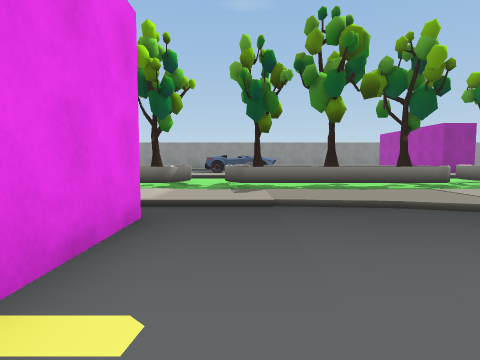
View 1 (above)

24 first-person views from a walk through a scene from a Unity 3-D project. The camera is 1.4 m above the floor, tilts 4° down and sees 80° across. The floor is counted in squares, 2 m on a side. Each view is taken from the middle of a square. On the plan, view 1 faces up. The plan holds only what a view shows up to about 10 squares ahead; the rest is blank. The place goes on beyond the plan. The player is left out. Some surface patterns are stand-ins.

View 2
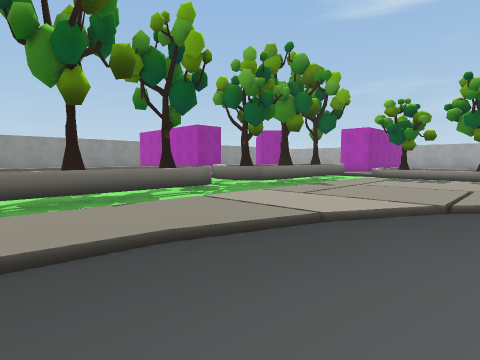

View 3
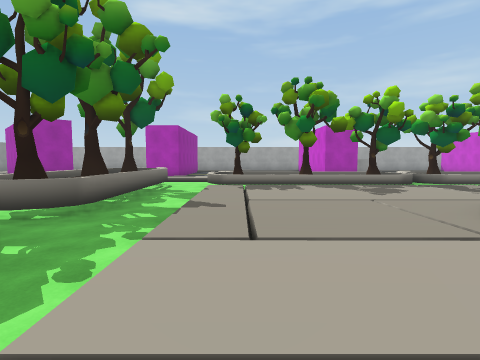

View 4
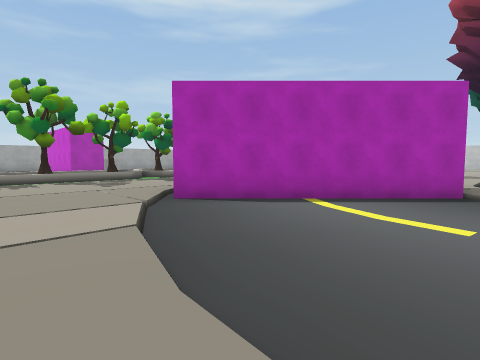

View 5
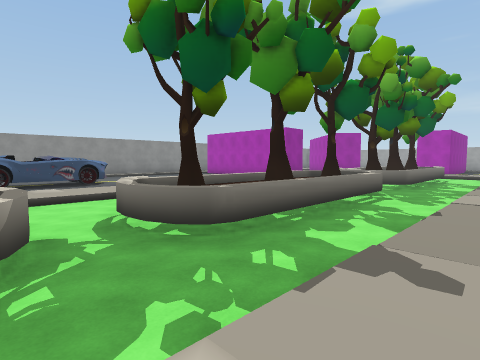

View 6
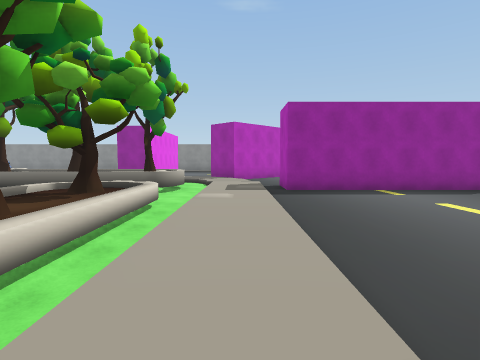

View 7
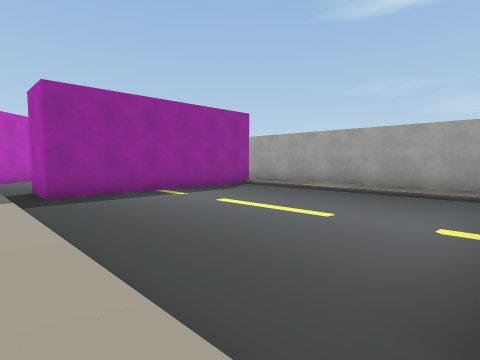

View 8
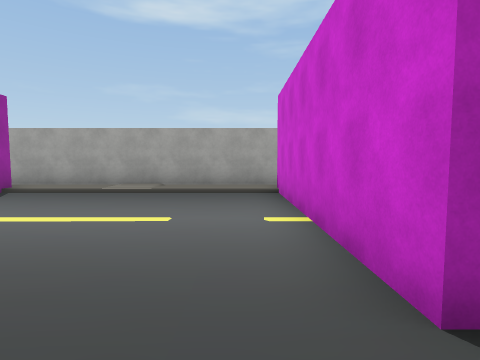

View 9
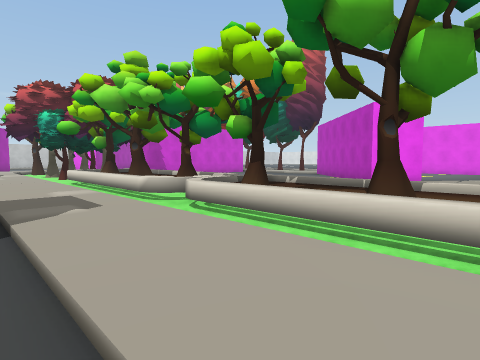

View 10
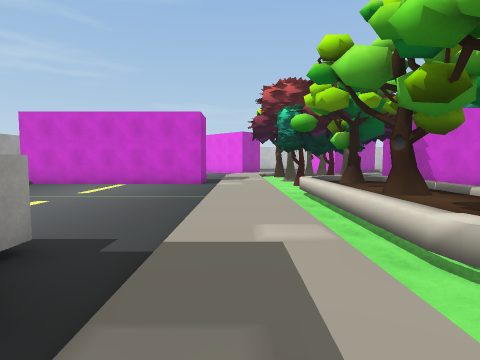

View 11
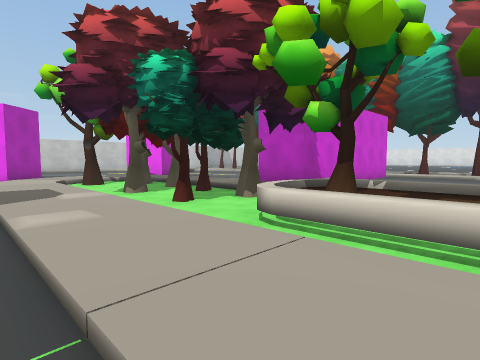

View 12
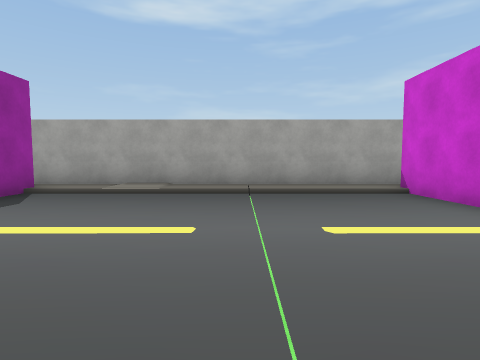

View 13
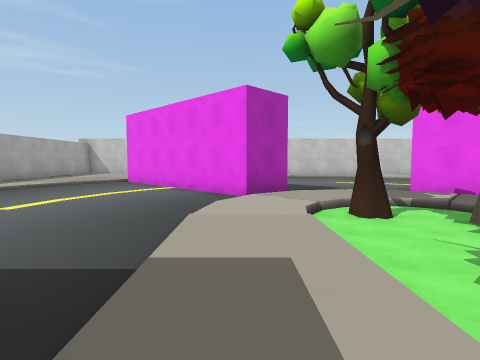

View 14
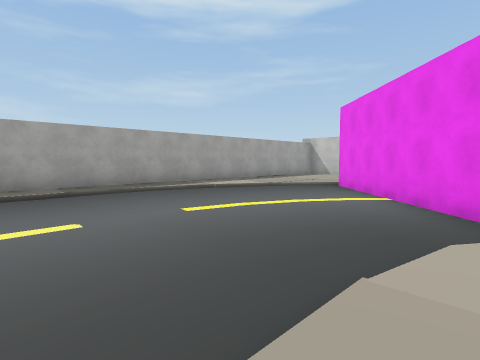

View 15
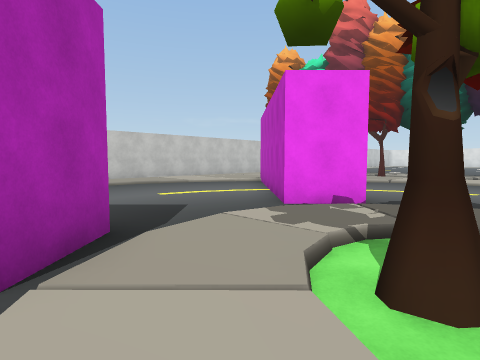

View 16
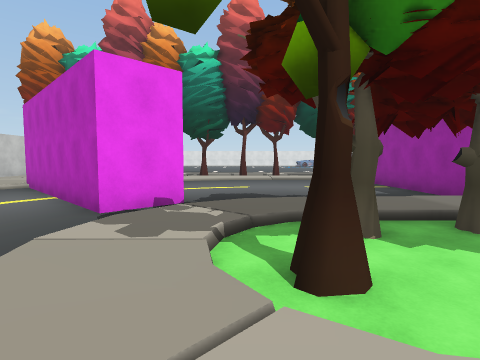

View 17
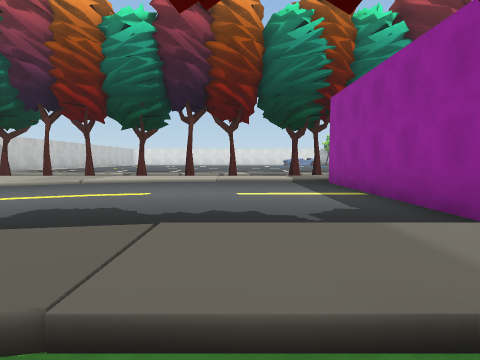

View 18
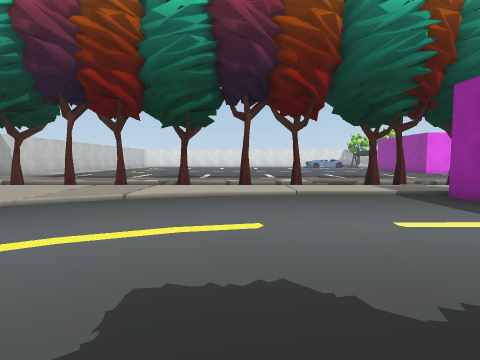

View 19
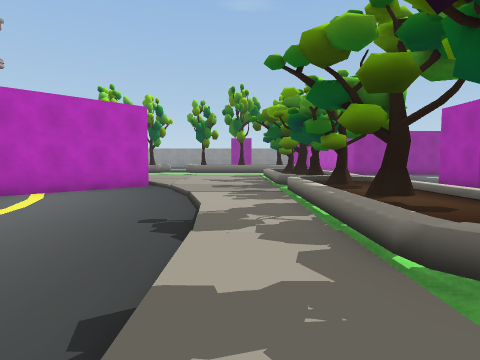

View 20
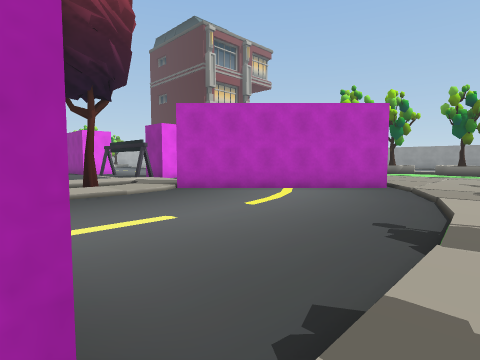

View 21
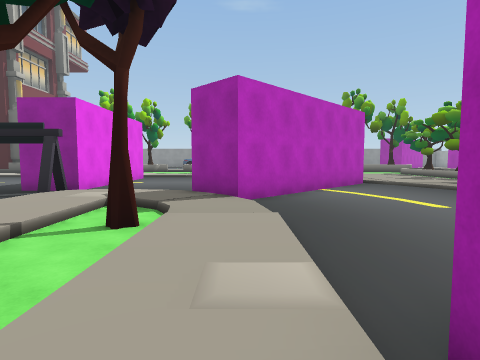

View 22
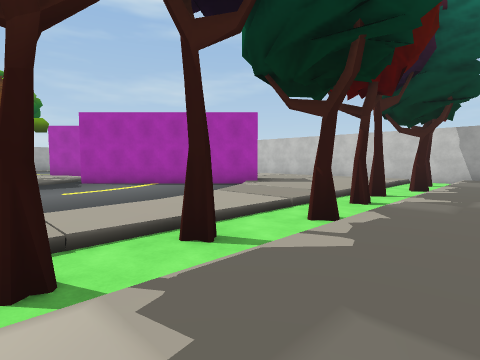

View 23
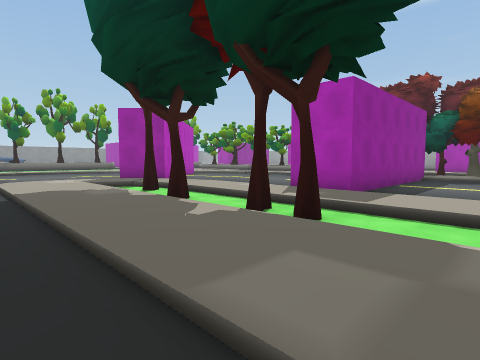

View 24
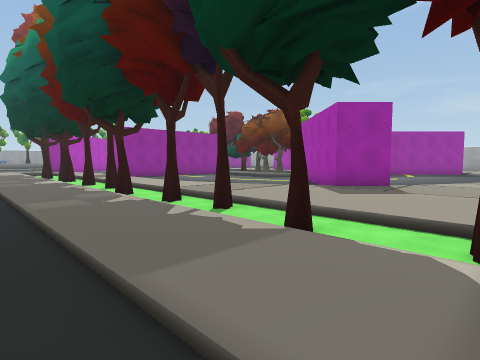

### Floor plan
Key: @ floor where view 1 was taken; # wall or solid block; x gap in a wall; . main floor; : floor 0.25 m higher than the main floor; / step, stairs or slope; = window, fence, low wall or low ledge; T tree; O other object.
Columns run from 2 left of view 1 to 24 right of it. Each row starts with its distance up from view 1.
 16   OOO
 15  OOO.
 14   ..              ##
 13  ///              #.
 12  :::              ..
 11  ..               .
 10  ..            .//.
  9 T.TTTTTTTTTTTTTT/:.#      #
  8 T.TTTTTT.TTTTTTT/:.######:#
  7 ................/:....../:#
  6 ////.........TTT/:....../:#
  5 :::::::::::::TTT/:....../:#
  4  ...//:::::::TTT/:....../:#
  3 #......./::::TTT/:....../:#
  2 #.......//:::TTT/:....../:#
  1 #.......#x:::TTT/:.######:#
  0 #.@....##. ..TTT/:.#    #:#
 -1 #.....##...::TTT/:.#  ../:#
 -2 #///.##..../:TTT/:.. .../:#
 -3 ./::##...../:TTT/:....../:#
 -4  ::///......:TTT/:....../:#
 -5  ::.T:......:TTT//......//#
 -6  ::./:......:/TT/:....../:#
 -7 .::T/:......:/../:....../:#
 -8 .::./:######:T../:....../:#
 -9 .::T/:###### /.T/:.######:#
-10 .::T/:......:/T./:.
-11 .::./:......:T/T/:.....
-12 .::T/:......:/../:....../:#
-13  ::./:......:=TT/:....../:#
-14  ::T/:......//.T//....../:#
-15  ::./:/...../:::x/....../:#
-16  ::T/:/....##...##......::#
-17  ::./::...###... ##.....:##
-18 .::T/::..###....  ##...::#
-19 .::T/:: ###.....   ##.:::#
-20 .::./:: ##.....     ##:
-21 .::T/::.::.....
-22 .::./::/:::.:..
-23 /::T#:

Where each view was taken, in squares from view 1:
view 1: 0 up, 0 right, facing up
view 2: 2 up, 1 right, facing up-right
view 3: 5 up, 3 right, facing right
view 4: 5 up, 1 right, facing down-right
view 5: 5 up, 2 left, facing up-right
view 6: 0 up, 15 right, facing up
view 7: 1 up, 15 right, facing up-right
view 8: 2 up, 15 right, facing right
view 9: 4 up, 16 right, facing down-left
view 10: 1 up, 15 right, facing down
view 11: 4 down, 16 right, facing down-left
view 12: 5 down, 16 right, facing right
view 13: 9 down, 15 right, facing down
view 14: 11 down, 15 right, facing down-right
view 15: 13 down, 15 right, facing down-left
view 16: 14 down, 15 right, facing left
view 17: 12 down, 12 right, facing left
view 18: 14 down, 10 right, facing left
view 19: 8 down, 10 right, facing up
view 20: 8 down, 10 right, facing up-left
view 21: 9 down, 3 right, facing up
view 22: 12 down, 1 left, facing down-right
view 23: 12 down, 2 left, facing up-right
view 24: 23 down, 2 left, facing up-right
